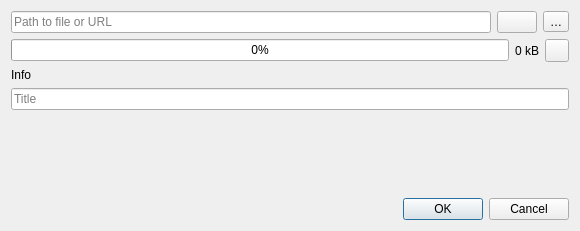
<?xml version="1.0" encoding="UTF-8"?>
<ui version="4.0">
 <class>AttachmentDialog</class>
 <widget class="QDialog" name="AttachmentDialog">
  <property name="geometry">
   <rect>
    <x>0</x>
    <y>0</y>
    <width>580</width>
    <height>231</height>
   </rect>
  </property>
  <property name="windowTitle">
   <string>Insert attachment</string>
  </property>
  <layout class="QGridLayout" name="gridLayout">
   <item row="0" column="0">
    <widget class="QLineEdit" name="fileEdit">
     <property name="statusTip">
      <string>Image filename or URL</string>
     </property>
     <property name="readOnly">
      <bool>false</bool>
     </property>
     <property name="placeholderText">
      <string>Path to file or URL</string>
     </property>
     <property name="clearButtonEnabled">
      <bool>true</bool>
     </property>
    </widget>
   </item>
   <item row="0" column="2">
    <widget class="QToolButton" name="openButton">
     <property name="toolTip">
      <string>Select file</string>
     </property>
     <property name="text">
      <string notr="true">…</string>
     </property>
    </widget>
   </item>
   <item row="3" column="0" colspan="3">
    <widget class="QLineEdit" name="titleEdit">
     <property name="statusTip">
      <string>Title of the image link</string>
     </property>
     <property name="placeholderText">
      <string>Title</string>
     </property>
     <property name="clearButtonEnabled">
      <bool>true</bool>
     </property>
    </widget>
   </item>
   <item row="1" column="0" colspan="3">
    <widget class="QFrame" name="downloadFrame">
     <layout class="QHBoxLayout" name="horizontalLayout">
      <property name="leftMargin">
       <number>0</number>
      </property>
      <property name="topMargin">
       <number>0</number>
      </property>
      <property name="rightMargin">
       <number>0</number>
      </property>
      <property name="bottomMargin">
       <number>0</number>
      </property>
      <item>
       <widget class="QProgressBar" name="downloadProgressBar">
        <property name="value">
         <number>0</number>
        </property>
       </widget>
      </item>
      <item>
       <widget class="QLabel" name="downloadSizeLabel">
        <property name="text">
         <string notr="true">0 kB</string>
        </property>
       </widget>
      </item>
      <item>
       <widget class="QToolButton" name="downloadCancelButton">
        <property name="sizePolicy">
         <sizepolicy hsizetype="Preferred" vsizetype="Preferred">
          <horstretch>0</horstretch>
          <verstretch>0</verstretch>
         </sizepolicy>
        </property>
        <property name="toolTip">
         <string>Cancel download</string>
        </property>
        <property name="text">
         <string notr="true"/>
        </property>
        <property name="icon">
         <iconset theme="dialog-cancel" resource="../breeze-qownnotes.qrc">
          <normaloff>:/icons/breeze-qownnotes/16x16/dialog-cancel.svg</normaloff>:/icons/breeze-qownnotes/16x16/dialog-cancel.svg</iconset>
        </property>
       </widget>
      </item>
     </layout>
    </widget>
   </item>
   <item row="0" column="1">
    <widget class="QPushButton" name="downloadButton">
     <property name="sizePolicy">
      <sizepolicy hsizetype="Preferred" vsizetype="Preferred">
       <horstretch>0</horstretch>
       <verstretch>0</verstretch>
      </sizepolicy>
     </property>
     <property name="toolTip">
      <string>Download url</string>
     </property>
     <property name="icon">
      <iconset theme="edit-download" resource="../breeze-qownnotes.qrc">
       <normaloff>:/icons/breeze-qownnotes/16x16/edit-download.svg</normaloff>:/icons/breeze-qownnotes/16x16/edit-download.svg</iconset>
     </property>
    </widget>
   </item>
   <item row="2" column="0" colspan="3">
    <widget class="QFrame" name="infoFrame">
     <layout class="QGridLayout" name="gridLayout_2">
      <property name="leftMargin">
       <number>0</number>
      </property>
      <property name="topMargin">
       <number>0</number>
      </property>
      <property name="rightMargin">
       <number>0</number>
      </property>
      <property name="bottomMargin">
       <number>0</number>
      </property>
      <item row="0" column="0">
       <widget class="QLabel" name="infoLabel">
        <property name="text">
         <string notr="true">Info</string>
        </property>
       </widget>
      </item>
     </layout>
    </widget>
   </item>
   <item row="4" column="0" colspan="3">
    <spacer name="verticalSpacer">
     <property name="orientation">
      <enum>Qt::Vertical</enum>
     </property>
     <property name="sizeHint" stdset="0">
      <size>
       <width>20</width>
       <height>40</height>
      </size>
     </property>
    </spacer>
   </item>
   <item row="5" column="0" colspan="3">
    <widget class="QDialogButtonBox" name="buttonBox">
     <property name="orientation">
      <enum>Qt::Horizontal</enum>
     </property>
     <property name="standardButtons">
      <set>QDialogButtonBox::Cancel|QDialogButtonBox::Ok</set>
     </property>
    </widget>
   </item>
  </layout>
 </widget>
 <resources>
  <include location="../breeze-qownnotes.qrc"/>
 </resources>
 <connections>
  <connection>
   <sender>buttonBox</sender>
   <signal>accepted()</signal>
   <receiver>AttachmentDialog</receiver>
   <slot>accept()</slot>
   <hints>
    <hint type="sourcelabel">
     <x>248</x>
     <y>254</y>
    </hint>
    <hint type="destinationlabel">
     <x>157</x>
     <y>274</y>
    </hint>
   </hints>
  </connection>
  <connection>
   <sender>buttonBox</sender>
   <signal>rejected()</signal>
   <receiver>AttachmentDialog</receiver>
   <slot>reject()</slot>
   <hints>
    <hint type="sourcelabel">
     <x>316</x>
     <y>260</y>
    </hint>
    <hint type="destinationlabel">
     <x>286</x>
     <y>274</y>
    </hint>
   </hints>
  </connection>
 </connections>
</ui>
